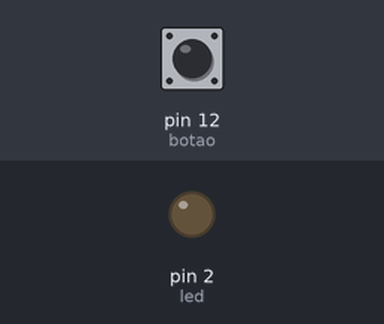
A sketch run on a simulated Arduino Uno, built with avr-gcc and run on an emulated ATmega328P. Shown: output pins drawn as LEDs (lit = HIGH). Inputs (shaded band) come from the test bench; at power-on: pin 12 (botao) LOW.

Above: at 1.2 s.
1.3 s: pin 12 (botao) pulled HIGH for 0.15 s
At 1.37 s:
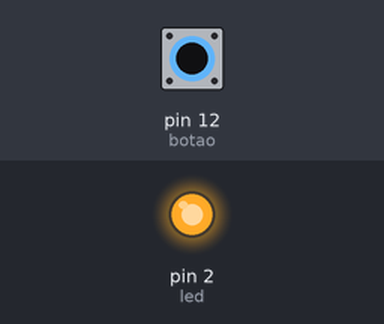
2.9 s: pin 12 (botao) pulled HIGH for 3.2 s
At 7.4 s:
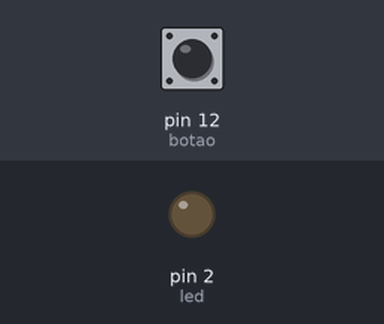
Timing chart, 0 to 8.9 s (numbered marks = the images above; inputs shaded):
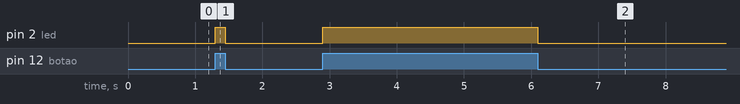

The sketch:

ledChave.ino
```cpp
const int led = 2;
const int botao = 12;
int estado = 0;

void setup(){
  pinMode(led,OUTPUT);
  pinMode(botao,INPUT);
}
void loop(){
  estado = digitalRead(botao);

  if(estado == HIGH){
    digitalWrite(led,HIGH);//acende o led
  }else{
    digitalWrite(led,LOW);//apaga o led
  }
}
```

Measured:
- after the input at 1.3 s, pin 2 (led): LOW → HIGH at once, → LOW 0.15 s later
- after the input at 2.9 s, pin 2 (led): LOW → HIGH at once, → LOW 3.2 s later
